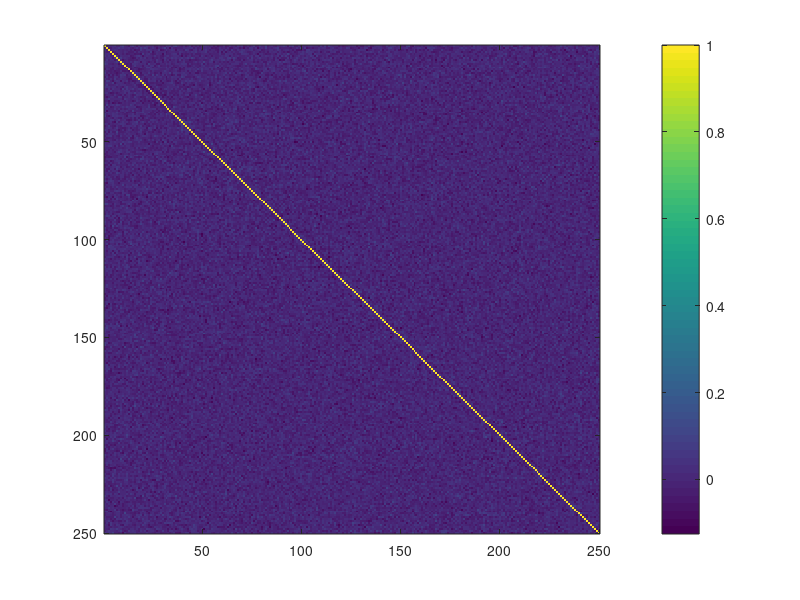

Here is the MATLAB script that generated this plot:
M = randn(250,1000);
M = 10*orth(M')';
posSnpFreq = .0385;

normalExpLevels = rand(250,1)*5+5;

expMat = [];

for i = 1:1000
    snpVec = rand(size(M,2),1)<posSnpFreq;
    expVec = normalExpLevels + M*snpVec;
    expMat = horzcat(expMat,expVec);
end

traitCorr = corr(expMat');

figure; imagesc(traitCorr); colorbar;